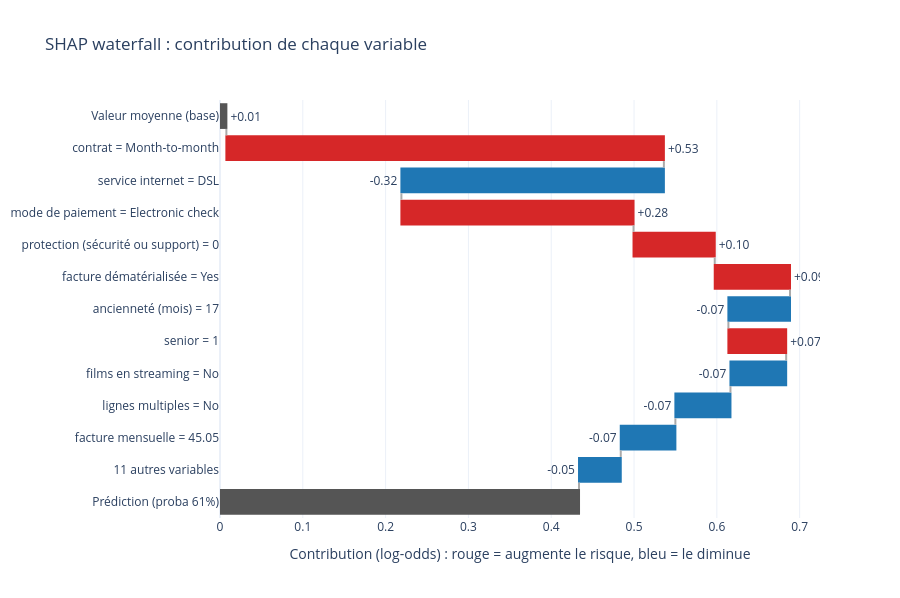

Notebook code cell kept with this figure:
### Code cell
sh = res["shap"]
contrib = pd.DataFrame(sh["contributions"])
contrib = pd.concat([contrib, pd.DataFrame([{"label": f"{sh['n_other_features']} autres variables",
                                             "contribution": sh["other_contribution"]}])], ignore_index=True)
XP.plot_waterfall(contrib, sh["base_value"], sh["units"], res["probability"]).show()

### Figure 1 — Plotly figure (JSON) as saved in the notebook; plotly's stock layout.template omitted (floating-point values rounded to 4 significant figures)
{"data": [{"connector": {"line": {"color": "#aaaaaa"}}, "decreasing": {"marker": {"color": "#1f77b4"}}, "increasing": {"marker": {"color": "#d62728"}}, "measure": ["absolute", "relative", "relative", "relative", "relative", "relative", "relative", "relative", "relative", "relative", "relative", "relative", "total"], "orientation": "h", "text": ["+0.01", "+0.53", "-0.32", "+0.28", "+0.10", "+0.09", "-0.07", "+0.07", "-0.07", "-0.07", "-0.07", "-0.05", ""], "textposition": "outside", "totals": {"marker": {"color": "#555555"}}, "type": "waterfall", "x": [0.0077, 0.5283, -0.317, 0.2803, 0.09807, 0.09088, -0.0744, 0.06977, -0.06727, -0.06652, -0.06595, -0.05041, 0], "y": ["Valeur moyenne (base)", "contrat = Month-to-month", "service internet = DSL", "mode de paiement = Electronic check", "protection (sécurité ou support) = 0", "facture dématérialisée = Yes", "ancienneté (mois) = 17", "senior = 1", "films en streaming = No", "lignes multiples = No", "facture mensuelle = 45.05", "11 autres variables", "Prédiction (proba 61%)"]}], "layout": {"height": 598, "margin": {"l": 10, "r": 80}, "title": {"text": "SHAP waterfall : contribution de chaque variable"}, "xaxis": {"title": {"text": "Contribution (log-odds) : rouge = augmente le risque, bleu = le diminue"}}, "yaxis": {"autorange": "reversed"}}}
